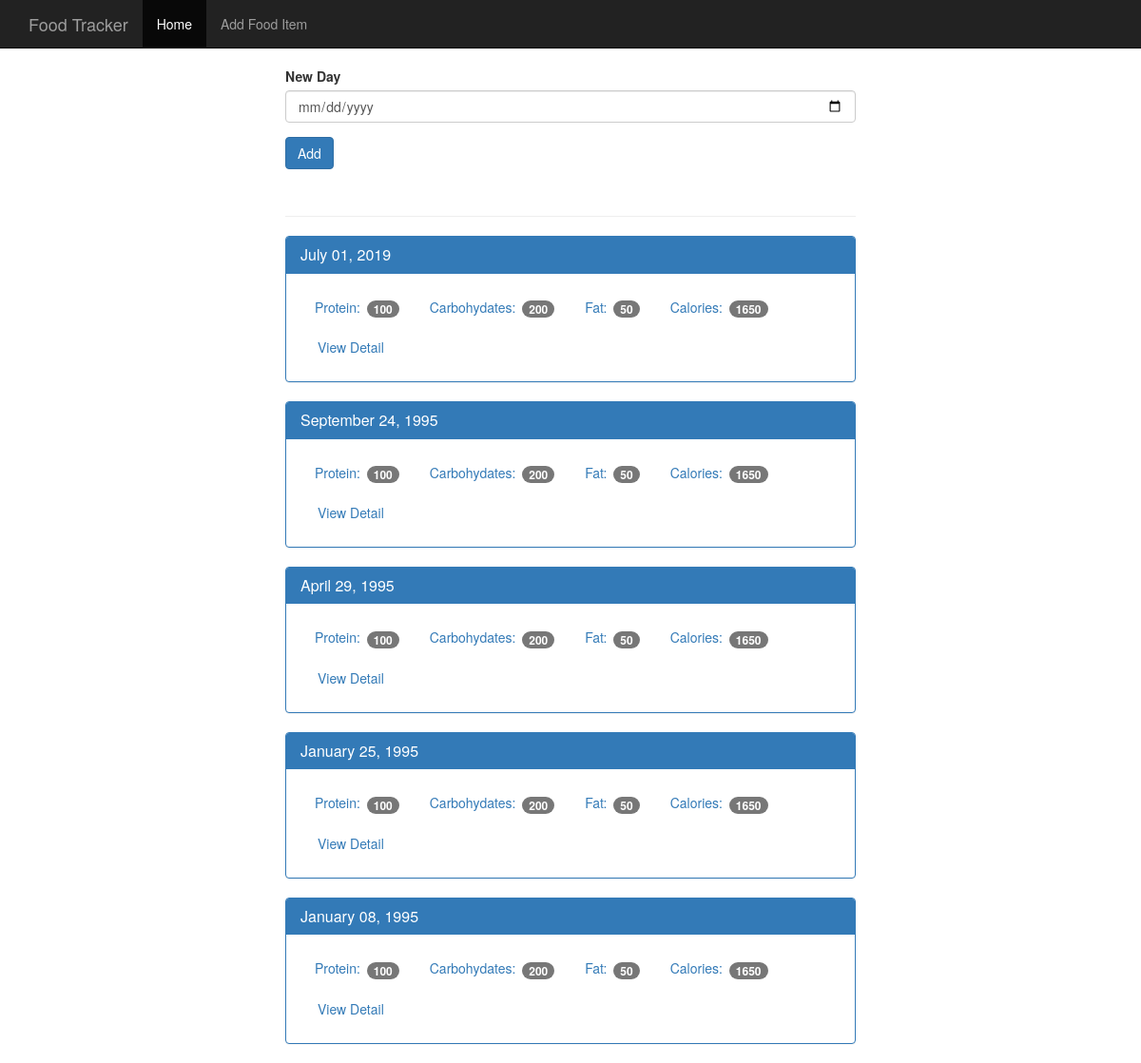
The page / on the database its author committed.
### tables this page shows
CREATE TABLE log_date (
    id integer primary key autoincrement ,
    entry_date date not null
);

### app.py (the view, shortened to what this page needs)
@app.route('/', methods=['GET', 'POST'])
def index():
    db = get_db()
    cur = db.execute('select * from log_date order by entry_date desc')
    results = cur.fetchall()
    date_results = list()
    for item in results:
        single_date = dict()
        single_date['entry_date'] = item['entry_date']
        dt = datetime.strptime(str(item['entry_date']), '%Y%m%d')
        single_date['pretty_date'] = datetime.strftime(dt, '%B %d, %Y')
        date_results.append(single_date)
    return render_template('home.html', results=date_results)

### app.py (called while the page is built)
def connect_db():
    db = sqlite3.connect('food_log.db')
    db.row_factory = sqlite3.Row
    return db

def get_db():
    if not hasattr(g, 'sqlite_db'):
        g.sqlite_db = connect_db()
    return g.sqlite_db

### templates/home.html
{% extends 'base.html' %}
{% block content %}
    <div class="container theme-showcase col-sm-6 col-sm-offset-3" role="main">
        <div class="row">
            <div>
                <form method="POST" action="/">
                    <div class="form-group">
                        <label for="new-day">New Day</label>
                        <input type="date" class="form-control" id="new-day" name="date" required autofocus>
                    </div>
                    <button type="submit" class="btn btn-primary">Add</button>
                </form>
                <div class="page-header"></div>
                {% for item in results %}
                    <div class="panel panel-primary">
                        <div class="panel-heading">
                            <h3 class="panel-title">{{ item.pretty_date }}</h3>
                        </div>
                        <div class="panel-body">
                            <ul class="nav nav-pills" role="tablist">
                                <li><a>Protein: <span class="badge">100</span></a></li>
                                <li><a>Carbohydates: <span class="badge">200</span></a></li>
                                <li><a>Fat: <span class="badge">50</span></a></li>
                                <li><a>Calories: <span class="badge">1650</span></a></li>
                                <li><a href="{{ url_for('view', date=item.entry_date) }}" type="button"
                                       class="btn btn-link">View Detail</a></li>
                            </ul>
                        </div>
                    </div>
                {% endfor %}
            </div>
        </div>
    </div>
{% endblock %}

### static/theme.css (style rules this page uses)
body { padding-top: 70px; padding-bottom: 30px; }

### rows shown on the page
log_date: pretty_date "July 01, 2019"
log_date: pretty_date "September 24, 1995"
log_date: pretty_date "April 29, 1995"
log_date: pretty_date "January 25, 1995"
log_date: pretty_date "January 08, 1995"
